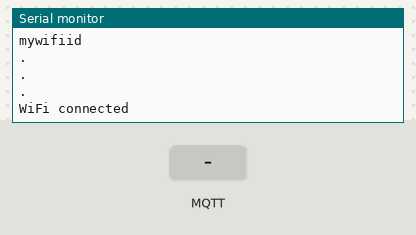
This sketch was run on a simulated ESP8266 (NodeMCU). Parts: the last lines printed to the serial monitor. The inputs (shaded band) are chosen by the test bench. WiFi joins after 1.5 s; servers stay silent unless stated; no MQTT or app messages arrive unless stated.

Above: at 4.2 s.
4.3 s: MQTT message "5" arrives on the first subscribed topic
At 5.6 s:
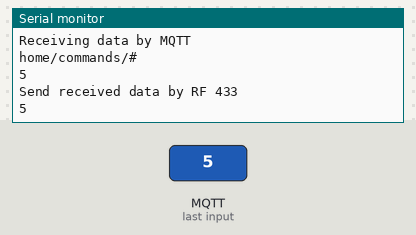
6.5 s: MQTT message "on" arrives on the first subscribed topic
At 7.7 s:
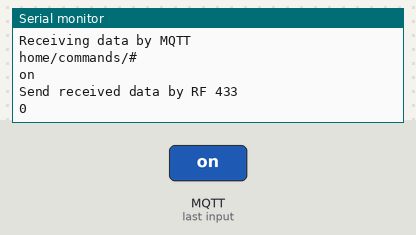
8.0 s: MQTT message "off" arrives on the first subscribed topic
At 9.2 s:
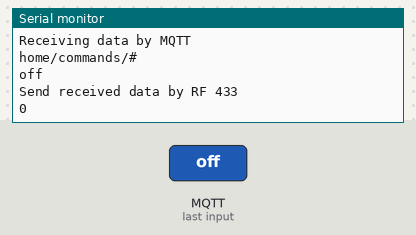

Measured:
- after the input at 4.3 s, the serial monitor: prints a new line after 0.77 s (image 1)
- after the input at 6.5 s, the serial monitor: prints a new line at once (image 2)
- after the input at 8.0 s, the serial monitor: prints a new line at once (image 3)

The sketch:

_433toMQTTto433_ESP8266.ino
```cpp
// (licence header left out)
#include <ESP8266WiFi.h>
#include <PubSubClient.h>
#include <RCSwitch.h> // library for controling Radio frequency switch

RCSwitch mySwitch = RCSwitch();

//Do we want to see trace for debugging purposes
#define TRACE 1  // 0= trace off 1 = trace on

// Update these with values suitable for your network.
#define wifi_ssid "mywifiid"
#define wifi_password "mypwd"
#define mqtt_server "192.168.0.22"
#define mqtt_user "your_username" // not compulsory if you set it uncomment line 127 and comment line 129
#define mqtt_password "your_password" // not compulsory if you set it uncomment line 127 and comment line 129

//variables to avoid duplicates
#define time_avoid_duplicate 3000 // if you want to avoid duplicate mqtt message received set this to > 0, the value is the time in milliseconds during which we don't publish duplicates
// array to store previous received RFs codes and their timestamps
long ReceivedRF[10][2] ={{0,0},{0,0},{0,0},{0,0},{0,0},{0,0},{0,0},{0,0},{0,0},{0,0}};

#define subjectMQTTtoX "home/commands/#"
//RF MQTT Subjects
#define subject433toMQTT "home/433toMQTT"
#define subjectMQTTto433 "home/commands/MQTTto433"

//adding this to bypass to problem of the arduino builder issue 50
void callback(char*topic, byte* payload,unsigned int length);
WiFiClient espClient;

// client parameters
PubSubClient client(mqtt_server, 1883, callback, espClient);

//MQTT last attemps reconnection number
long lastReconnectAttempt = 0;

// Callback function, when the gateway receive an MQTT value on the topics subscribed this function is called
void callback(char* topic, byte* payload, unsigned int length) {
  // In order to republish this payload, a copy must be made
  // as the orignal payload buffer will be overwritten whilst
  // constructing the PUBLISH packet.
  trc("Hey I got a callback ");
  // Allocate the correct amount of memory for the payload copy
  byte* p = (byte*)malloc(length + 1);
  // Copy the payload to the new buffer
  memcpy(p,payload,length);

  // Conversion to a printable string
  p[length] = '\0';
  String callbackstring = String((char *) p);
  String topicNameRec = String((char*) topic);

  //launch the function to treat received data
  receivingMQTT(topicNameRec,callbackstring);

  // Free the memory
  free(p);
}

void setup()
{
  //Launch serial for debugging purposes
  Serial.begin(9600);
  //Begining wifi connection
  setup_wifi();
  delay(1500);
  lastReconnectAttempt = 0;

  mySwitch.enableTransmit(4); // RF Transmitter is connected to Pin D2
  mySwitch.setRepeatTransmit(20); //increase transmit repeat to avoid lost of rf sendings
  mySwitch.enableReceive(5);  // Receiver on pin D1
}

void setup_wifi() {
  delay(10);
  // We start by connecting to a WiFi network
  trc("Connecting to ");
  trc(wifi_ssid);

  WiFi.begin(wifi_ssid, wifi_password);

  while (WiFi.status() != WL_CONNECTED) {
    delay(500);
    trc(".");
  }
  trc("WiFi connected");
}

boolean reconnect() {
  // Loop until we're reconnected
  while (!client.connected()) {
    trc("Attempting MQTT connection...");
    // Attempt to connect
    // If you  want to use a username and password, uncomment next line and comment the line if (client.connect("433toMQTTto433")) {
    //if (client.connect("433toMQTTto433", mqtt_user, mqtt_password)) {
    // and set username and password at the program beginning
    if (client.connect("433toMQTTto433")) {
    // Once connected, publish an announcement...
      client.publish("outTopic","hello world");
      trc("connected");
      //Subscribing to topic(s)
      subscribing(subjectMQTTtoX);
    } else {
      trc("failed, rc=");
      trc(String(client.state()));
      trc(" try again in 5 seconds");
      // Wait 5 seconds before retrying
      delay(5000);
    }
  }
  return client.connected();
}

void loop()
{
  //MQTT client connexion management
  if (!client.connected()) {
    long now = millis();
    if (now - lastReconnectAttempt > 5000) {
      lastReconnectAttempt = now;
      trc("client mqtt not connected, trying to connect");
      // Attempt to reconnect
      if (reconnect()) {
        lastReconnectAttempt = 0;
      }
    }
  } else {
    // MQTT loop
    client.loop();
  }

  // Receive loop, if data received by RF433 send it by MQTT to subject433toMQTT
  if (mySwitch.available()) {
    // Topic on which we will send data
    trc("Receiving 433Mhz signal");
    unsigned long MQTTvalue;
    MQTTvalue=mySwitch.getReceivedValue();
    mySwitch.resetAvailable();
    if (client.connected()) {
      if (!isAduplicate(MQTTvalue)) {// conditions to avoid duplications of RF -->MQTT
          trc("Sending 433Mhz signal to MQTT");
          trc(String(MQTTvalue));
          sendMQTT(subject433toMQTT,String(MQTTvalue));
          storeValue(MQTTvalue);
      }
    } else {
      if (reconnect()) {
        trc("Sending 433Mhz signal to MQTT after reconnect");
        trc(String(MQTTvalue));
        sendMQTT(subject433toMQTT,String(MQTTvalue));
        storeValue(MQTTvalue);
        lastReconnectAttempt = 0;
      }
    }
  }
}

void storeValue(long MQTTvalue){
    long now = millis();
    // find oldest value of the buffer
    int o = getMin();
    trc("Minimum index: " + String(o));
    // replace it by the new one
    ReceivedRF[o][0] = MQTTvalue;
    ReceivedRF[o][1] = now;
    trc("send this code :" + String(ReceivedRF[o][0])+"/"+String(ReceivedRF[o][1]));
    trc("Col: value/timestamp");
    for (int i = 0; i < 10; i++)
    {
      trc(String(i) + ":" + String(ReceivedRF[i][0])+"/"+String(ReceivedRF[i][1]));
    }
}

int getMin()
{
  int minimum = ReceivedRF[0][1];
  int minindex=0;
  for (int i = 0; i < 10; i++)
  {
    if (ReceivedRF[i][1] < minimum) {
      minimum = ReceivedRF[i][1];
      minindex = i;
    }
  }
  return minindex;
}

boolean isAduplicate(long value){
trc("isAduplicate");
// check if the value has been already sent during the last "time_avoid_duplicate"
for (int i=0; i<10;i++){
 if (ReceivedRF[i][0] == value){
      long now = millis();
      if (now - ReceivedRF[i][1] < time_avoid_duplicate){
      trc("don't send this code :" + String(ReceivedRF[i][0])+"/"+String(ReceivedRF[i][1]));
      return true;
    }
  }
}
return false;
}

void subscribing(String topicNameRec){ // MQTT subscribing to topic
  char topicStrRec[26];
  topicNameRec.toCharArray(topicStrRec,26);
  // subscription to topic for receiving data
  boolean pubresult = client.subscribe(topicStrRec);
  if (pubresult) {
    trc("subscription OK to");
    trc(topicNameRec);
  }
}

void receivingMQTT(String topicNameRec, String callbackstring) {
  trc("Receiving data by MQTT");
  trc(topicNameRec);
  char topicOri[26] = "";
  char topicStrAck[26] = "";
  char datacallback[26] = "";

  // Below you send RF signal following data value received by MQTT
    callbackstring.toCharArray(datacallback,26);
    trc(datacallback);
    long int data = atol(datacallback);
    trc("Send received data by RF 433");
    trc(String(data));
    //send received MQTT value by RF signal (example of signal sent data = 5264660)
    mySwitch.send(data, 24);
}

//send MQTT data dataStr to topic topicNameSend
void sendMQTT(String topicNameSend, String dataStr){

      char topicStrSend[26];
      topicNameSend.toCharArray(topicStrSend,26);
      char dataStrSend[200];
      dataStr.toCharArray(dataStrSend,200);
      boolean pubresult = client.publish(topicStrSend,dataStrSend);
      trc("sending ");
      trc(dataStr);
      trc("to ");
      trc(topicNameSend);
}

//trace
void trc(String msg){
  if (TRACE) {
  Serial.println(msg);
  }
}
```
